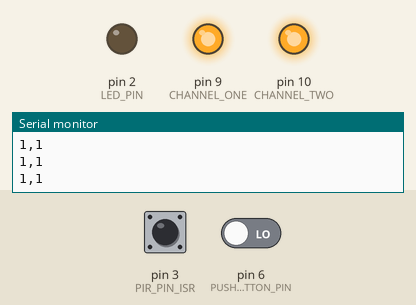
Recording of a sketch running on a simulated Arduino Nano, built with avr-gcc and run on an emulated ATmega328P. On the bench: output pins drawn as LEDs (lit = HIGH), the last lines printed to the serial monitor. The inputs (shaded band) are chosen by the test bench; at power-on: pin 3 (PIR_PIN_ISR) LOW, pin 6 (PUSHBUTTON_PIN) LOW. Random numbers use the default seed unless the sketch sets one.

Above: at 10.8 s.
10.9 s: pin 3 (PIR_PIN_ISR) driven HIGH and pin 6 (PUSHBUTTON_PIN) driven HIGH
At 15.9 s:
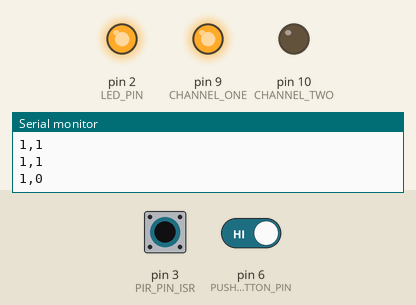
16.9 s: pin 6 (PUSHBUTTON_PIN) driven LOW
At 20.9 s:
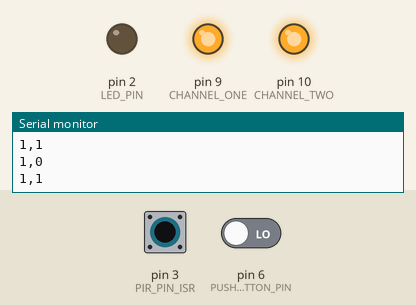
22.9 s: pin 6 (PUSHBUTTON_PIN) driven HIGH
At 25.9 s:
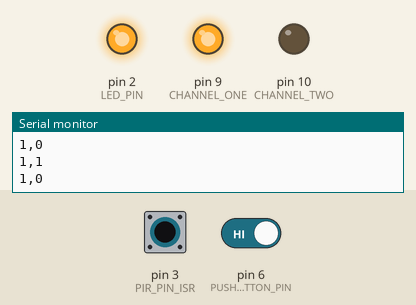
28.9 s: pin 3 (PIR_PIN_ISR) pulsed LOW 2 times (0.12 s each, 0.3 s apart)
At 29.7 s:
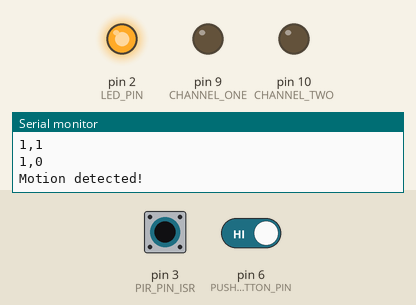
Timing chart, 0 to 31.9 s (numbered marks = the images above; inputs shaded):
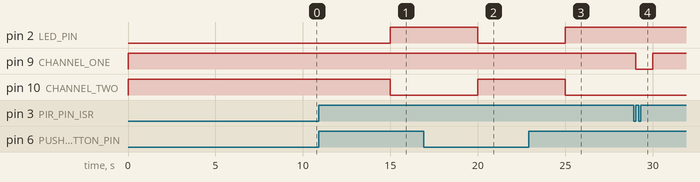

The sketch:

arduino_nano_motion_sensor.ino
```cpp
// (licence header left out)
/* LIBRARIES */

//Arduino boards have built-in support for serial communication on pins RX and TX
//and via the USB connection)
//Alternate GPIO pins can be used for RX/TX with other modules (such as the HC-05)
//using the SoftwareSerial library
#include <SoftwareSerial.h>

//Required for I2C communication
#include <Wire.h>

/* CONSTANT DEFINITIONS */
/*
 * To reference pins:
 * Digital pins: either D1,D2,and so on
 * or 1,2,and so on depending on the board.
 * Analog pins: Always A1,A2,and so on.
 */

#define LED_PIN 2
#define PUSHBUTTON_PIN 6
#define ONBOARD_LED 13 //inverted logic: HIGH=off, LOW=on

/* 2-Channel Relay */
#define CHANNEL_ONE 9 //Connected to relay 1 and used as motion indicator light
#define CHANNEL_TWO 10 //Connected to relay 2

/*
 * The PIR motion sensor should be connected to send an interrupt
 * when motion is detected.
 * For a Nano, only pins 2 and 3 support interrupt service requests
 */
#define PIR_PIN_ISR 3

/*
 * GLOBAL VARIABLE DEFINITIONS
 * Use global variables only if needed across functions or
 * reused between function calls, else use local variables.
 * Read up on data types.
 * While Arduino support strings, they take up memory so
 * character arrays are used more often.
 * char* (char pointer) and char[] (array) are similar.
 * const char* points to an immutable string, cannot be interchanged with char*
 */

bool button_pressed = false;
//Time for which motion sensor activated device is kept on
const unsigned long motion_indicator_duration = 15*1000;
unsigned long last_motion_detected;
boolean motion_detected = false;

/* LOCAL FUNCTIONS */

/*
 * Switch a device attached to a relay channel on or off
 */
void switchState(int pin, char* state){
  if(strncmp(state, "on", 2) == 0){
    digitalWrite(pin, LOW); //switch on the device, pin is "active low" so LOW turns on
  }
  else if(strncmp(state, "off", 3) == 0){
    digitalWrite(pin, HIGH); //switch off the device, pin is "active low" so HIGH turns off
  }
}

/*
 * Function to execute when an interrupt is triggered by the motion sensor
 * Interrupt Service Requests (ISRs) are special functions
 * that get called on an interrupt signal.
 * An ISR cannot have any parameters, and they shouldn’t return anything.
 * Generally, an ISR should be as short and fast as possible.
 * If your sketch uses multiple ISRs, only one can run at a time,
 * other interrupts will be executed after the current one finishes.
 */

//IRAM_ATTR is used to run the interrupt code in RAM, otherwise code is stored in flash and it’s slower.
//ICACHE_RAM_ATTR void motionDetected() { //Use ICACHE_RAM_ATTR for NodeMCU/ESP8266, not required for Nano

void motionDetected() {
  unsigned long current_millis = millis();
  unsigned int motion_threshold = 15*1000;

  //Process signal only if apart more than threshold to filter continuous motion
  if(current_millis - last_motion_detected > motion_threshold) {
    //INFO: on the serial monitor
    Serial.println("Motion detected!");
    last_motion_detected = millis();
    motion_detected = true;

    //Switch on the light bulb on channel 1
    switchState(CHANNEL_ONE, "on");
  }
}

void motionStopped() {
  //INFO: on the serial monitor
  Serial.println("Motion stopped!");
}

/* SETUP CODE: runs once when the board starts up or resets */
void setup() {

  //Start the serial communication with baud rate suitable for your components.
  Serial.begin(115200);
  //This is additional diagnostics for the WiFi, not required if WiFi is working reliably.
  //Serial.setDebugOutput(true);

  //Set the pin modes, since all pins are capable of both input and output.
  pinMode(LED_PIN, OUTPUT);
  pinMode(PUSHBUTTON_PIN, INPUT);

  pinMode(CHANNEL_ONE, OUTPUT); // initialize relay control pin as OUTPUT
  pinMode(CHANNEL_TWO, OUTPUT); // initialize relay control pin as OUTPUT

  digitalWrite(CHANNEL_ONE, HIGH); //switch the device off, pin is active low so HIGH turns off
  digitalWrite(CHANNEL_TWO, HIGH); //switch the device off, pin is active low so HIGH turns off

  //Initialise LED to switched off state.
  digitalWrite(LED_PIN, LOW);

  //When the PIR senses activity in its viewing area, it pulls the signal pin low.
  //But when the sensor is inactive, the pin is basically floating.
  //To avoid any false-positives, the signal pin should be pulled high to 5V.
  pinMode(PIR_PIN_ISR, INPUT_PULLUP);

  //Set PIR_PIN_ISR pin as interrupt, assign interrupt function and set RISING mode,
  attachInterrupt(digitalPinToInterrupt(PIR_PIN_ISR), motionDetected, RISING);
}

/* MAIN LOOP: runs repeatedly at a very high frequency (1000s of times a second) */
void loop() {

  int button_state = digitalRead(PUSHBUTTON_PIN);
  unsigned long current_millis = millis(); //Keep local since needs to be update every call

  //Read the state of the pushbutton value and take some action
  //The pushbutton state will be HIGH as long as it is pressed, and LOW when released.
  if (button_state == HIGH) {
    digitalWrite(LED_PIN, HIGH); //turn LED on
    //Also switch on the lightbulb attached to channel 2 of the relay
    switchState(CHANNEL_TWO, "on");

  } else {
    digitalWrite(LED_PIN, LOW); //turn LED off
    switchState(CHANNEL_TWO, "off");
  }

  //INFO: relay siganls on serial monitor
  Serial.print(digitalRead(CHANNEL_ONE));
  Serial.print(",");
  Serial.println(digitalRead(CHANNEL_TWO));

  delay(5000);

  //Turn off the light after the number of seconds defined in the motion_sensor_hold variable
  //If motion is detected again the last_motion_detected will be a moving target and light will stay on
  if(current_millis - last_motion_detected > motion_indicator_duration) {
    switchState(CHANNEL_ONE, "off");
  }

  //Sending an artificial interrupt to simulate motion
  long rand_num = random(30000, 120000);
  if(current_millis - last_motion_detected > rand_num ) {
    if(digitalRead(PIR_PIN_ISR) == HIGH){
      digitalWrite(PIR_PIN_ISR, LOW);
    }
    else if(digitalRead(PIR_PIN_ISR) == LOW){
      digitalWrite(PIR_PIN_ISR, HIGH);
    }
  }
}
```

Measured:
- after the input at 10.9 s, pin 2 (LED_PIN): LOW → HIGH after 4.1 s; pin 10 (CHANNEL_TWO): HIGH → LOW after 4.1 s
- after the input at 16.9 s, pin 2 (LED_PIN): HIGH → LOW after 3.1 s; pin 10 (CHANNEL_TWO): LOW → HIGH after 3.1 s
- after the input at 22.9 s, pin 2 (LED_PIN): LOW → HIGH after 2.1 s; pin 10 (CHANNEL_TWO): HIGH → LOW after 2.1 s
- after the input at 28.9 s, pin 9 (CHANNEL_ONE): HIGH → LOW after 0.12 s, → HIGH 0.98 s later
